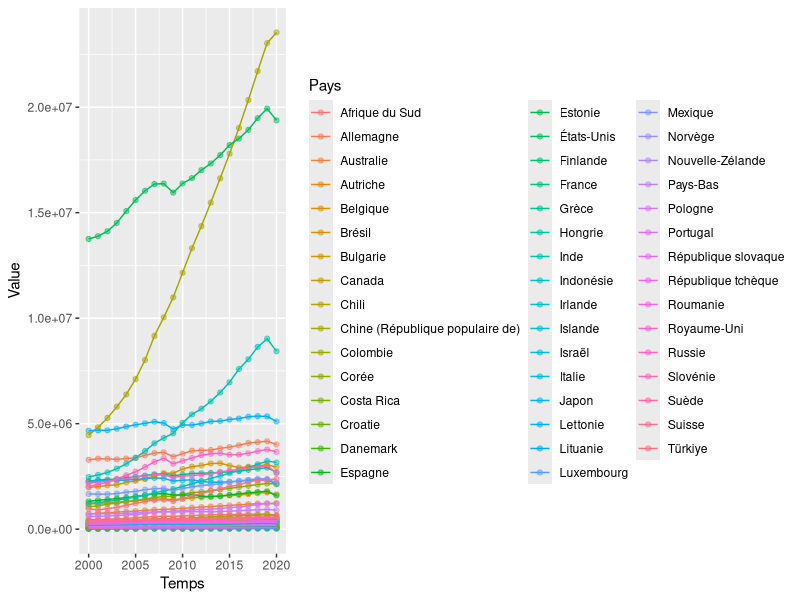
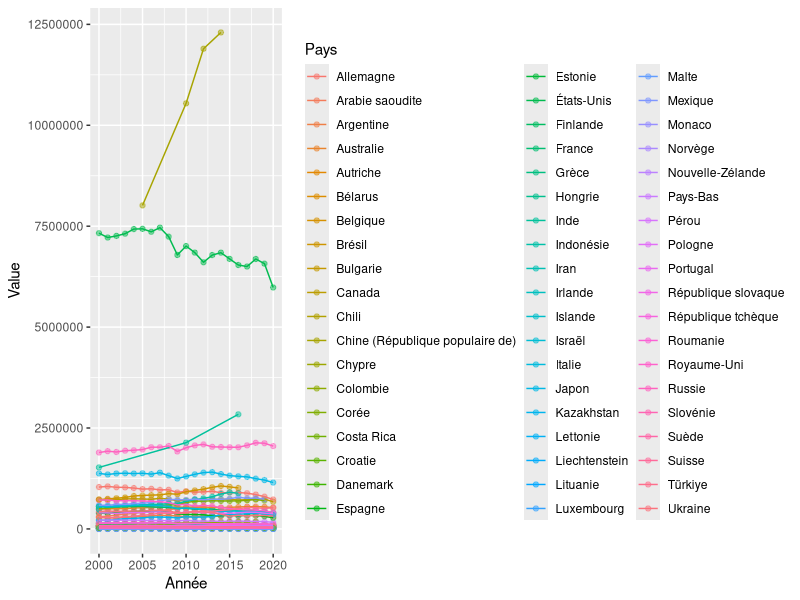

Write the R code that produced these figures, in order. (Note: this script raises an error after producing the figures.)
## ---- chunk 1
knitr::opts_chunk$set(echo = TRUE)
## ---- chunk 2
library(tidyverse)
library(ggplot2)
library(maps)
## ---- chunk 3
datasetPIB = read.csv("data/PIB_2000_2020.csv", sep=",", quote="\"")
#View(datasetPIB)
## ---- chunk 4
datasetGES = read.csv("data/GES_2000_2020.csv", sep=",", quote="\"")
#View(datasetGES)
## ---- chunk 5
datasetPIB %>%
  select(Pays, Temps, Value) %>%
  na.omit()
## ---- chunk 6
ggplot(datasetPIB, aes(x=Temps, y=Value, color=Pays)) +
  geom_point(alpha=0.5) +
  geom_line()
## ---- chunk 7
datasetGES %>%
  select(Pays, Année, Value) %>%
  na.omit()
## ---- chunk 8
ggplot(datasetGES, aes(x=Année, y=Value, color=Pays)) +
  geom_point(alpha=0.5) +
  geom_line()
## ---- chunk 9
Dchine <- datasetPIB %>% 
  filter(Pays=="Chine (République populaire de)")

DchineF<- ggplot(Dchine, aes(x = Temps, y=Value))+
  geom_point(col="red")+ geom_line() +
  scale_y_continuous(labels = function(x) format(x, scientific = FALSE)) +
  ggtitle("Frequence du pib de la chine ")+ 
  xlab("Année")+ 
  ylab("Valuers")

plot_grid(DchineF, nrow = 2, align = "v")
## ---- chunk 10
DchineG <- datasetGES %>% 
  filter(Pays=="Chine (République populaire de)")

DchineGg<- ggplot(DchineG, aes(x = Année, y=Value))+
  geom_point(col="red")+ geom_line() +
  scale_y_continuous(labels = function(x) format(x, scientific = FALSE)) +
  ggtitle(" frequence sur l'émission du gaz à effet de serre")+ 
  xlab("Année")+ 
  ylab("Valuers")

plot_grid(DchineGg, nrow = 2, align = "v")
## ---- chunk 11
df <- merge(Dchine,DchineG, by.x = "Temps", by.y = "Année")
## ---- chunk 12
ggplot(df,aes(x=Temps)) +
  geom_line(aes(y = Value.x,color = "Emissions"))+
  geom_point(aes(y = Value.x))+
  geom_line(aes(y = Value.y, color = "PIB"))+
   geom_point(aes(y = Value.y))+
  scale_y_continuous(sec.axis = sec_axis(~./1000, name = "PIB (en milliards)"))+
  labs(title = "Comparaison de l'évolution des émissions de gaz à effet de serre et du PIB",
       y = "Emissions de gaz à effet de serre (en millions de tonnes)",
       x = "Temps",
       color = "Série") +
  theme_bw()
## ---- chunk 13
dataSetMap <- map_data("world")
dataSetMap <- merge(dataSetMap, datasetGES, by.x = "region", by.y = "Pays")
ggplot(dataSetMap, aes(x = long, y = lat, group = group, fill = Value)) +
geom_polygon() +
labs(title = "Global Emissions GAS by Country", x = "", y = "")+
scale_fill_gradient(low = "green", high = "red", name = "Emissions GAS")+
  theme_void()
